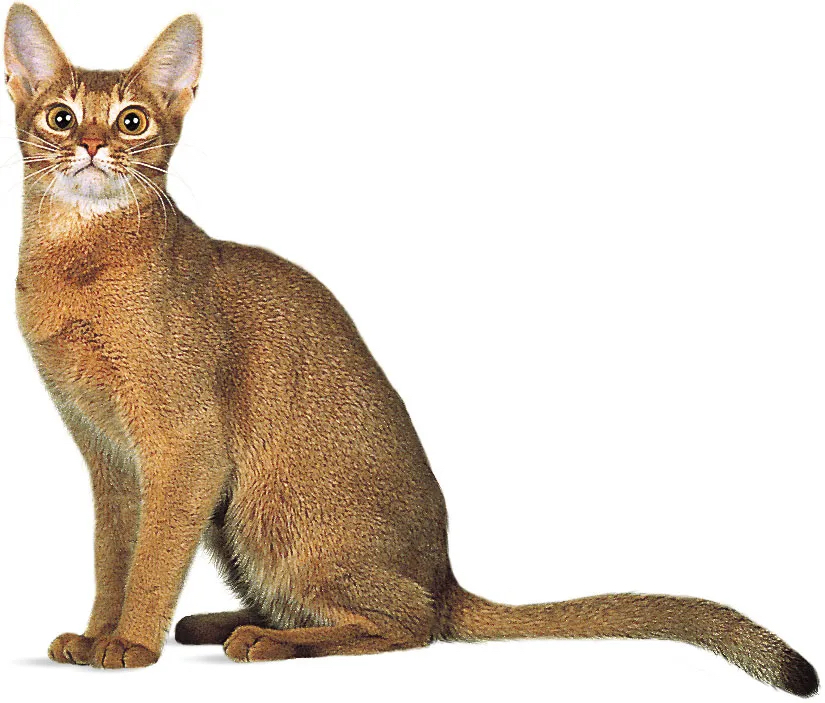
#> input picture May 29/Picture.jpg, 825 x 703 px
$ python Cartonize.py
#> lines starting #> are read from the running program, lines starting #| are printed output that depends on the picture; after the words box and inside, x2 and y2 are one past the last pixel; in counts of white or black regions, pixels touching at a corner belong together
import cv2

def cartoonizeEffect(img_rgb):
#> called with img_rgb = 'Picture.jpg'
    img_rgb = cv2.imread(img_rgb)
#> img_rgb is the input picture: shape (703, 825, 3); mean B, G, R 197.3, 209.6, 221.5

    img_color = img_rgb
    for i in range (2):
        img_color = cv2.pyrDown(img_color)
#> this loop made 2 passes
#> pass 2, in cartoonizeEffect, `img_color = cv2.pyrDown(img_color)`:
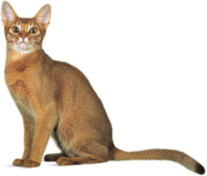
#> img_color: shape (176, 207, 3); mean B, G, R 197.6, 209.9, 221.6

    for i in range(50):
        img_color = cv2.bilateralFilter(img_color,9,9,7)

    for i in range(2):
        img_color = cv2.pyrUp(img_color)
#> this loop made 2 passes
#> pass 1, in cartoonizeEffect, `img_color = cv2.pyrUp(img_color)`:
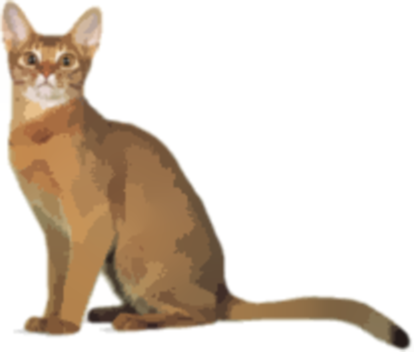
#> img_color: shape (352, 414, 3); mean B, G, R 197.6, 209.9, 221.8

    img_gray = cv2.cvtColor(img_rgb, cv2.COLOR_RGB2GRAY)
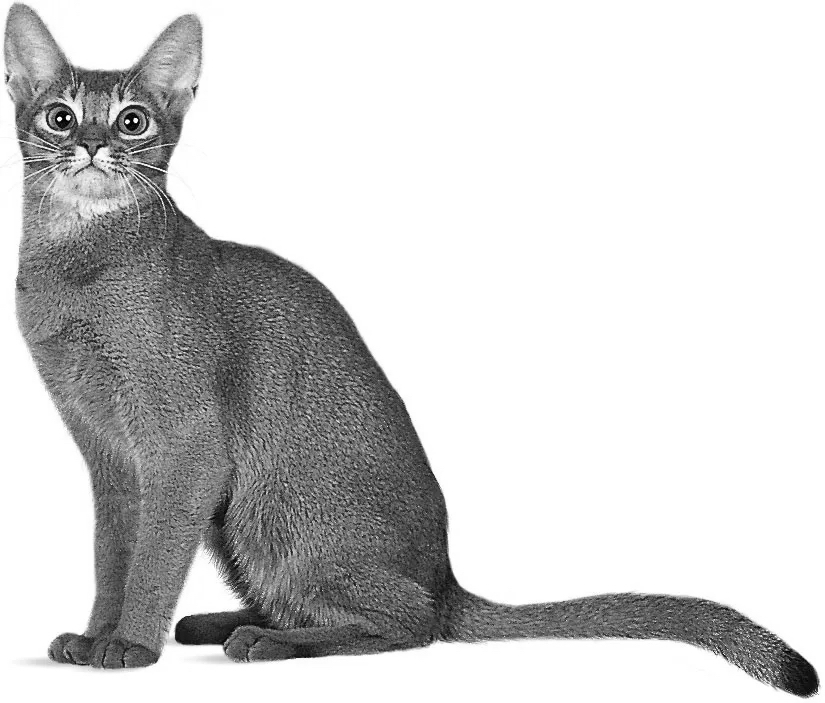
#> img_gray: shape (703, 825); min 0, max 255, mean 207.3
    img_blur = cv2.medianBlur(img_gray, 3)

    img_edge = cv2.adaptiveThreshold(img_blur, 255, cv2.ADAPTIVE_THRESH_MEAN_C, cv2.THRESH_BINARY, 9, 2)
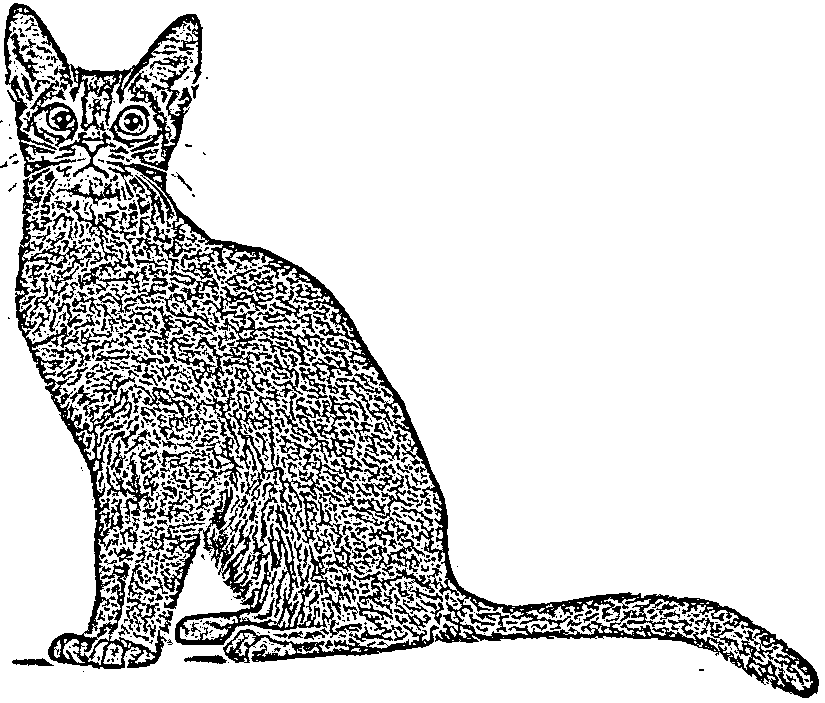
#> img_edge: shape (703, 825); 84.1% white; 846 black regions (518 under 20 px), largest, box (x1, y1, x2, y2) and area: (106, 161, 819, 698) 18198, (15, 168, 173, 669) 9164, (4, 3, 203, 177) 7869

    (x,y,z) = img_color.shape
#> x = 704; y = 828; z = 3
    img_edge = cv2.resize(img_edge, (y,x))
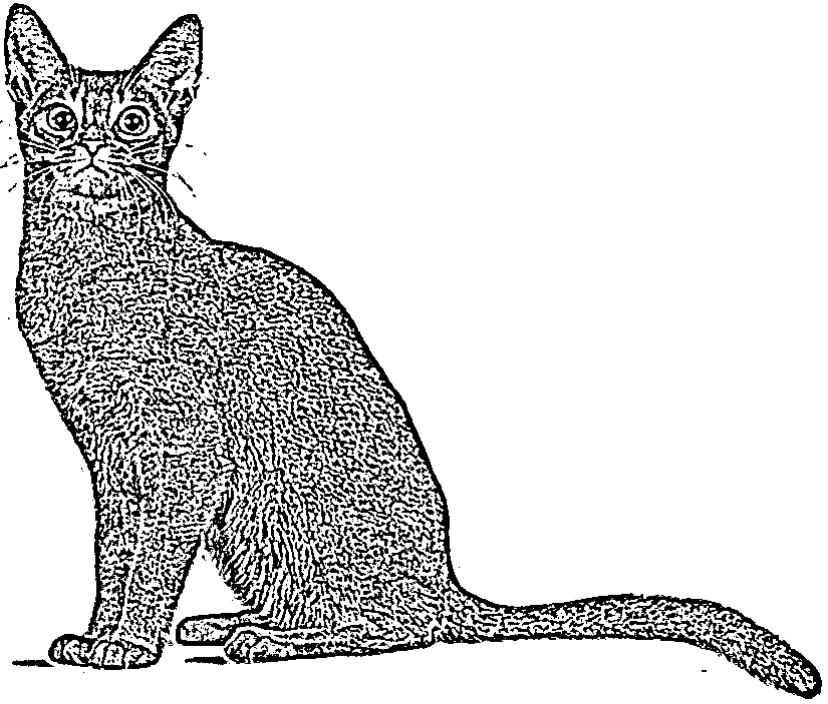
#> img_edge: shape (704, 828); min 0, max 255, mean 214.6
    img_edge = cv2.cvtColor(img_edge, cv2.COLOR_GRAY2RGB)
#> img_edge: shape (704, 828, 3)

    return cv2.bitwise_and(img_color, img_edge)
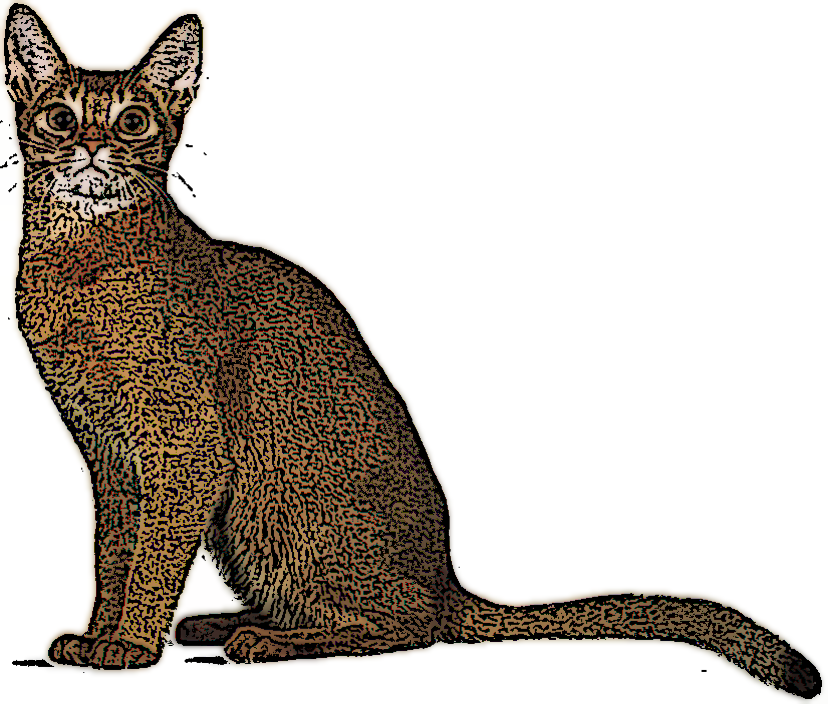
#> returned value: shape (704, 828, 3); mean of channels 0, 1, 2 184, 190.8, 197.3; drawn as B, G, R

file_name = "Picture.jpg"
result = cartoonizeEffect(file_name)

cv2.imwrite("colorTest.jpg", result)
cv2.imshow("Color Version", result)
cv2.waitKey(0)
#> (the run stopped early here; a loop or call above may not have finished)
